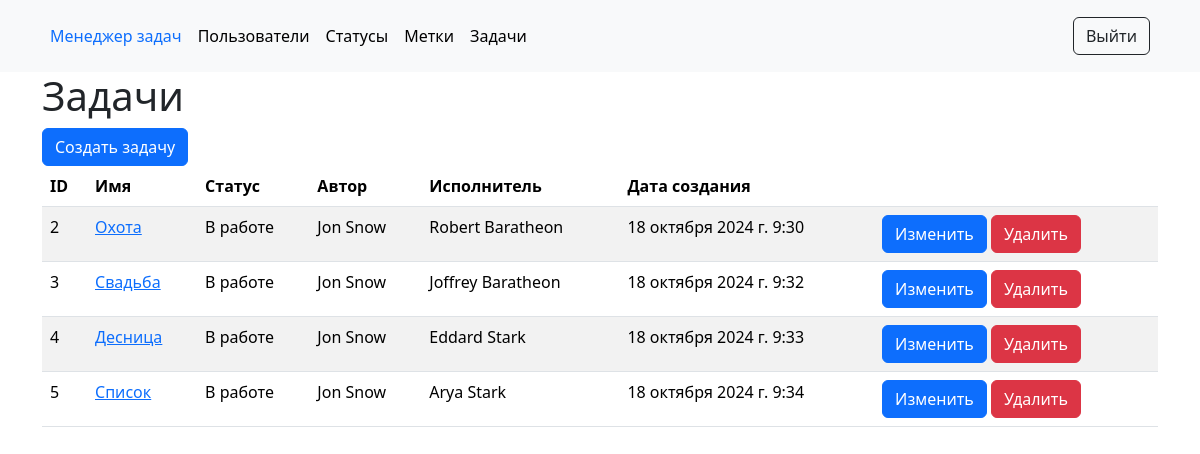
Screenshot of /tasks/ (signed in) with the database file from the repository.
### task_manager/tasks/models.py (models this page shows, shortened)
class Task(models.Model):
    name = models.CharField(max_length=255, unique=True, blank=False)
    description = models.TextField(blank=False)
    status = models.ForeignKey(Status, blank=False, on_delete=models.PROTECT)
    executor = models.ForeignKey(User, blank=False, on_delete=models.PROTECT)
    tags = models.ManyToManyField(Tag, blank=True)
    creator = models.ForeignKey(
        User, on_delete=models.PROTECT, related_name='created_tasks')
    created_at = models.DateTimeField(auto_now_add=True)

### task_manager/statuses/models.py (models this page shows)
class Status(models.Model):
    name = models.CharField(max_length=255,
                            unique=True,
                            verbose_name=gettext("Name"))
    created_at = models.DateTimeField(auto_now_add=True)
    def __str__(self):
        return self.name

### task_manager/tasks/views.py (the view)
# urls.py: path('', views.tasks_list, name='tasks_list'),
@login_required
def tasks_list(request):
    tasks = Task.objects.all()
    return render(request, 'tasks/tasks_list.html', {'tasks': tasks})

### task_manager/templates/tasks/tasks_list.html
{% extends 'base.html' %}
{% load i18n %}
{% block content %}
<div class="container">
    <h1>{% translate "Tasks" %}</h1>
    <a href="{% url 'task_create' %}" class="btn btn-primary">{% trans "Create task" %}</a>
    <table class="table table-striped">
        <thead>
            <tr>
                <th>ID</th>
                <th>{% translate "Name" %}</th>
                <th>{% translate "Status" %}</th>
                <th>{% translate "Author" %}</th>
                <th>{% translate "Executor" %}</th>
                <th>{% translate "Created at" %}</th>
                <th></th>
            </tr>
        </thead>
        <tbody>
            {% for task in tasks %}
            <tr>
                <td>{{ task.id }}</td>
                <td><a href="{% url 'task_detail' task.pk %}">{{ task.name }}</a></td>
                <td>{{ task.status }}</td>
                <td>{{ task.creator.first_name }} {{ task.creator.last_name }}</td>
                <td>{{ task.executor.first_name }} {{ task.executor.last_name }}</td>
                <td>{{ task.created_at }}</td>
                <td>
                    <a href="{% url 'task_update' task.pk %}" class="btn btn-primary">{% translate "Edit" %}</a>
                    <a href="{% url 'task_delete' task.pk %}" class="btn btn-danger">{% translate "Delete" %}</a>
                </td>
            </tr>
            {% endfor %}
        </tbody>
    </table>
</div>
{% endblock %}

### rows the page displays
Task: id "2", name "Охота", status "В работе", creator.first_name "Jon", creator.last_name "Snow", executor.first_name "Robert", executor.last_name "Baratheon", created_at "18 октября 2024 г. 9:30"
Task: id "3", name "Свадьба", status "В работе", creator.first_name "Jon", creator.last_name "Snow", executor.first_name "Joffrey", executor.last_name "Baratheon", created_at "18 октября 2024 г. 9:32"
Task: id "4", name "Десница", status "В работе", creator.first_name "Jon", creator.last_name "Snow", executor.first_name "Eddard", executor.last_name "Stark", created_at "18 октября 2024 г. 9:33"
Task: id "5", name "Список", status "В работе", creator.first_name "Jon", creator.last_name "Snow", executor.first_name "Arya", executor.last_name "Stark", created_at "18 октября 2024 г. 9:34"
